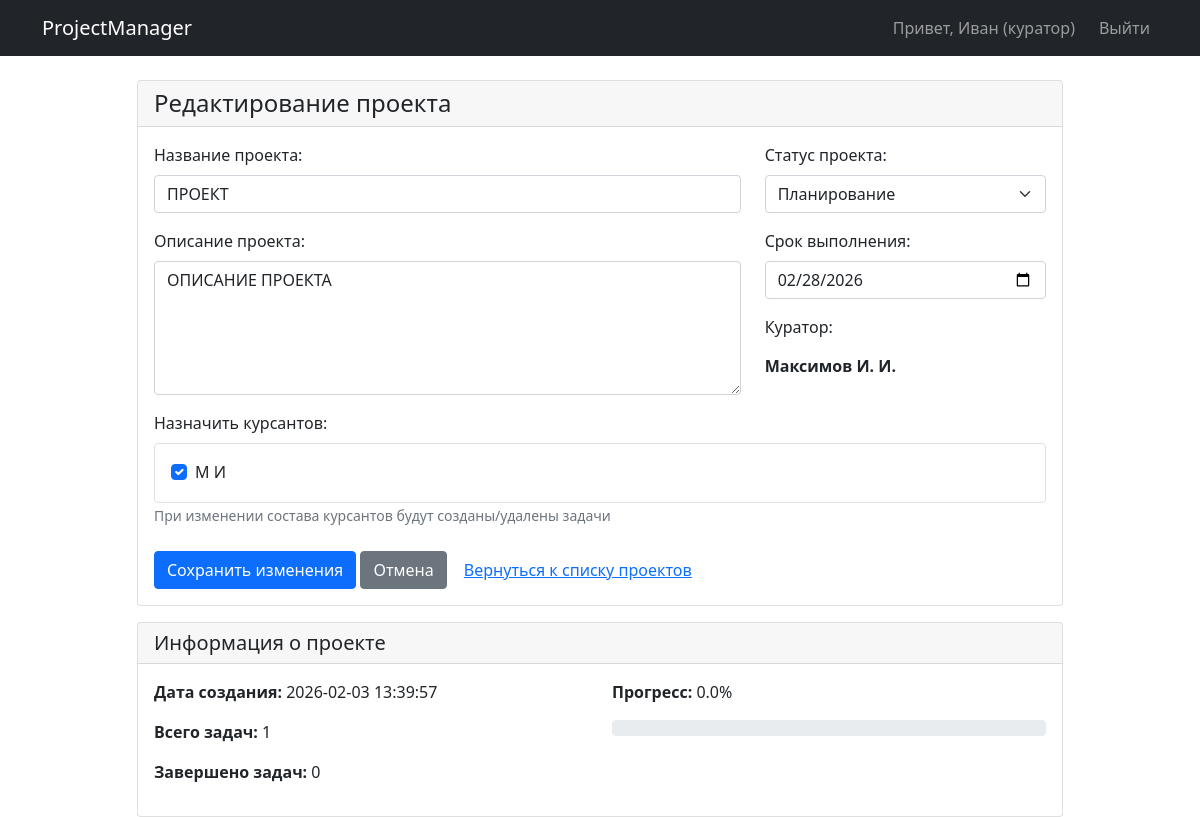
Page /project/1/edit (signed in) on the committed database.
### tables this page shows
CREATE TABLE users (
                        id INTEGER PRIMARY KEY AUTOINCREMENT,
                        username VARCHAR(50) NOT NULL,
                        surname VARCHAR(50) NOT NULL,
                        patronymic VARCHAR(50),
                        email VARCHAR(100) NOT NULL UNIQUE,
                        password_hash VARCHAR(255) NOT NULL,
                        role VARCHAR(10) CHECK(role IN ('куратор', 'курсант')) NOT NULL,
                        registration_date DATETIME DEFAULT CURRENT_TIMESTAMP,
                        academic_group VARCHAR(50)
                    );

CREATE TABLE projects (
                        id INTEGER PRIMARY KEY AUTOINCREMENT,
                        title VARCHAR(255) NOT NULL,
                        description TEXT,
                        curator_id INTEGER NOT NULL,
                        status VARCHAR(20) CHECK(status IN ('планирование', 'активен', 'завершён')) NOT NULL,
                        deadline DATE,
                        created_at DATETIME DEFAULT CURRENT_TIMESTAMP,
                        FOREIGN KEY (curator_id) REFERENCES users(id) ON DELETE CASCADE
                    );

### app.py (the view, shortened to what this page needs)
@app.route('/project/<int:project_id>/edit', methods=['GET', 'POST'])
@login_required
@role_required('куратор')
def edit_project(project_id):
    db = DatabaseManager()
    project = db.get_project_by_id(project_id)
    if not project:
        flash('Проект не найден', 'error')
        return redirect(url_for('projects'))
    if project['curator_id'] != session['user_id']:
        flash('У вас нет прав для редактирования этого проекта', 'error')
        return redirect(url_for('projects'))
    try:
        cadets = db.get_users_by_role('курсант')
        with db.create_connection() as conn:
            cursor = conn.cursor()
            cursor.execute('''
                SELECT DISTINCT cadet_id FROM tasks WHERE project_id = ?
            ''', (project_id,))
            current_cadet_ids = [str(row[0]) for row in cursor.fetchall()]
        return render_template('edit_project.html',
                               project=project,
                               cadets=cadets,
                               current_cadet_ids=current_cadet_ids)
    except Exception as e:
        flash(f'Ошибка при загрузке данных: {str(e)}', 'error')
        return redirect(url_for('projects'))

### app.py (called while the page is built)
def login_required(f):
    @wraps(f)
    def decorated_function(*args, **kwargs):
        if 'user_id' not in session:
            flash('Для доступа к этой странице необходимо войти в систему', 'error')
            return redirect(url_for('login'))
        return f(*args, **kwargs)
    return decorated_function

def role_required(required_role):
    def decorator(f):
        @wraps(f)
        def decorated_function(*args, **kwargs):
            if 'role' not in session:
                flash('Ошибка доступа', 'error')
                return redirect(url_for('login'))
            if session['role'] != required_role:
                flash(f'Доступ запрещен. Требуется роль: {required_role}', 'error')
                return redirect(url_for('curator_dashboard' if session['role'] == 'куратор' else 'cadet_dashboard'))
            return f(*args, **kwargs)
        return decorated_function
    return decorator

### sql_active.py (called while the page is built)
    def create_connection(self):
        return sqlite3.connect(self.db_path)

    def get_users_by_role(self, role: str):
        with self.create_connection() as conn:
            conn.row_factory = sqlite3.Row
            cursor = conn.cursor()
            cursor.execute('SELECT id, username, surname FROM users WHERE role=?', (role,))
            return [dict(row) for row in cursor.fetchall()]

    def get_project_by_id(self, project_id: int):
        with self.create_connection() as conn:
            conn.row_factory = sqlite3.Row
            cursor = conn.cursor()
            cursor.execute("""
                SELECT p.*, u.surname as curator_surname, u.email as curator_email, u.username as curator_name, u.patronymic as curator_patr,
                       (SELECT COUNT(*) FROM tasks WHERE project_id = p.id) as task_count,
                       (SELECT COUNT(*) FROM tasks WHERE project_id = p.id AND status_code = 4) as completed_tasks
                FROM projects p
                LEFT JOIN users u ON p.curator_id = u.id
                WHERE p.id = ?
            """, (project_id,))
            row = cursor.fetchone()
            return dict(row) if row else None

### templates/edit_project.html (shortened to what this page needs)
{% extends "base.html" %}
{% block content %}
<div class="row justify-content-center">
    <div class="col-md-10">
        <div class="card">
            <div class="card-header">
                <h4 class="mb-0">Редактирование проекта</h4>
            </div>
            <div class="card-body">
                <form method="POST" action="{{ url_for('edit_project', project_id=project.id) }}">
                    <div class="row">
                        <div class="col-md-8">
                            <div class="mb-3">
                                <label for="title" class="form-label">Название проекта:</label>
                                <input type="text" class="form-control" id="title" name="title"
                                       value="{{ project.title }}" required>
                            </div>
                            <div class="mb-3">
                                <label for="description" class="form-label">Описание проекта:</label>
                                <textarea class="form-control" id="description" name="description"
                                          rows="5">{{ project.description or '' }}</textarea>
                            </div>
                        </div>
                        <div class="col-md-4">
                            <div class="mb-3">
                                <label for="status" class="form-label">Статус проекта:</label>
                                <select class="form-select" id="status" name="status" required>
                                    <option value="планирование" {% if project.status == 'планирование' %}selected{% endif %}>Планирование</option>
                                </select>
                            </div>
                            <div class="mb-3">
                                <label for="deadline" class="form-label">Срок выполнения:</label>
                                <input type="date" class="form-control" id="deadline" name="deadline"
                                       value="{{ project.deadline or '' }}">
                            </div>
                            <div class="mb-3">
                                <label class="form-label">Куратор:</label>
                                <div class="form-control-plaintext">
                                    <strong>{{ project.curator_surname }} {{ project.curator_name[0] }}. {{ project.curator_patr[0] }}.</strong>
                                </div>
                            </div>
                        </div>
                    </div>
                    <div class="mb-3">
                        <label class="form-label">Назначить курсантов:</label>
                        <div class="border rounded p-3" style="max-height: 200px; overflow-y: auto;">
                            {% for cadet in cadets %}
                            <div class="form-check">
                                <input class="form-check-input" type="checkbox"
                                       name="cadet_id" value="{{ cadet.id }}"
                                       id="cadet{{ cadet.id }}"
                                       {% if cadet.id|string in current_cadet_ids %}checked{% endif %}>
                                <label class="form-check-label" for="cadet{{ cadet.id }}">
                                    {{ cadet.surname }} {{ cadet.username }}
                                </label>
                            </div>
                            {% else %}
                            <div class="text-muted">Нет доступных курсантов</div>
                            {% endfor %}
                        </div>
                        <small class="form-text text-muted">
                            При изменении состава курсантов будут созданы/удалены задачи
                        </small>
                    </div>
                    <div class="mt-4">
                        <button type="submit" class="btn btn-primary">Сохранить изменения</button>
                        <a href="{{ url_for('view_project', project_id=project.id) }}" class="btn btn-secondary">Отмена</a>
                        <a href="{{ url_for('projects') }}" class="btn btn-link">Вернуться к списку проектов</a>
                    </div>
                </form>
            </div>
        </div>
        <div class="card mt-3">
            <div class="card-header">
                <h5 class="mb-0">Информация о проекте</h5>
            </div>
            <div class="card-body">
                <div class="row">
                    <div class="col-md-6">
                        <p><strong>Дата создания:</strong> {{ project.created_at }}</p>
                        <p><strong>Всего задач:</strong> {{ project.task_count or 0 }}</p>
                        <p><strong>Завершено задач:</strong> {{ project.completed_tasks or 0 }}</p>
                    </div>
                    <div class="col-md-6">
                        {% if project.task_count and project.task_count > 0 %}
                            {% set progress = ((project.completed_tasks or 0) / project.task_count * 100)|round %}
                            <p><strong>Прогресс:</strong> {{ progress }}%</p>
                            <div class="progress">
                            </div>
                        {% else %}
                            <p class="text-muted">Нет задач для отображения прогресса</p>
                        {% endif %}
                    </div>
                </div>
            </div>
        </div>
    </div>
</div>
{% endblock %}

### templates/base.html (shortened to what this page needs)
<!DOCTYPE html>
<html lang="ru">
<head>
    <link href="https://cdn.jsdelivr.net/npm/bootstrap@5.1.3/dist/css/bootstrap.min.css" rel="stylesheet">
</head>
<body>
    <nav class="navbar navbar-expand-lg navbar-dark bg-dark">
        <div class="container">
            <a class="navbar-brand" href="{{ url_for('index') }}">ProjectManager</a>
            <div class="navbar-nav ms-auto">
                {% if session.user_id %}
                    <span class="navbar-text me-3">Привет, {{ session.username }} ({{ session.role }})</span>
                    <a class="nav-link" href="{{ url_for('logout') }}">Выйти</a>
                {% else %}
                    <a class="nav-link" href="{{ url_for('login') }}">Вход</a>
                    <a class="nav-link" href="{{ url_for('register') }}">Регистрация</a>
                {% endif %}
            </div>
        </div>
    </nav>
    <div class="container mt-4">
        {% block content %}{% endblock %}
    </div>
</body>
</html>

### rows in the picture
users: username "Иван", role "куратор", curator_surname "Максимов", username "И", patronymic "И"
projects: title "ПРОЕКТ", description "ОПИСАНИЕ ПРОЕКТА", status "Планирование", deadline "02/28/2026", created_at "2026-02-03 13:39:57"

### other values in the picture
{{ cadet.surname }} "М"
{{ cadet.username }} "И"
{{ project.task_count or 0 }} "1"
{{ project.completed_tasks or 0 }} "0"
{{ progress }} "0.0"
